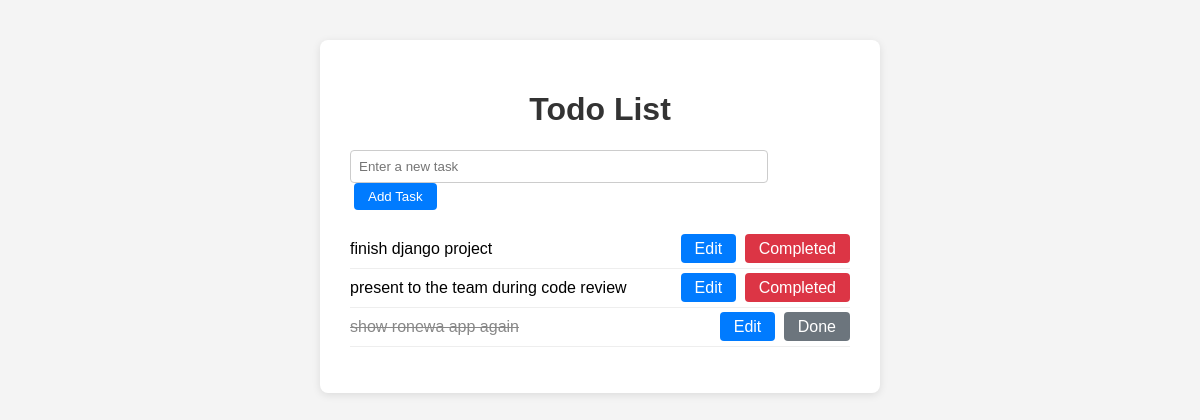
The app's page /, older data.
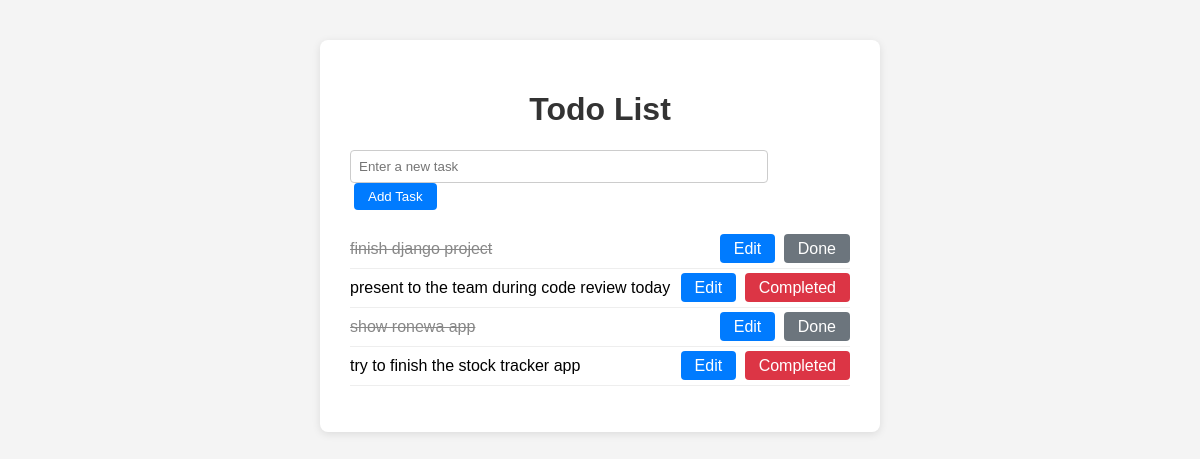
The same page, newer data.
### todos/models.py (models this page shows, shortened)
class Task(models.Model):
    title = models.CharField(max_length=255)
    completed = models.BooleanField(default=False)

### todos/views.py (the view)
# urls.py: path('', views.task_list, name='task_list'),
def task_list(request):
    tasks = Task.objects.all()  # removed .order_by('-created_at') since created_at no longer exists
    form = TaskForm()
    if request.method == 'POST':
        form = TaskForm(request.POST)
        if form.is_valid():
            form.save()
            return redirect('task_list')
    return render(request, 'todos/task_list.html', {'tasks': tasks, 'form': form})

### todos/forms.py
class TaskForm(forms.ModelForm):
    class Meta:
        model = Task
        fields = ['title']
        widgets = {
            'title': forms.TextInput(attrs={'class': 'form-control', 'placeholder': 'Enter a new task'}),
        }

### todos/templates/todos/task_list.html (shortened to what this page needs)
{% load static %}
<!DOCTYPE html>
<html lang="en">
<head>
    <link rel="stylesheet" href="{% static 'todos/style.css' %}">
</head>
<body>
    <div class="container">
        <h1>Todo List</h1>
        <form method="post">
            {{ form.title }}
            <button type="submit" class="btn">Add Task</button>
        </form>
        <ul class="task-list">
            {% for task in tasks %}
                <li class="task-item {% if task.completed %}completed{% endif %}">
                    <span>{{ task.title }}</span>
                    <span>
                        <a href="{% url 'task_update' task.pk %}" class="btn-edit">Edit</a>
                        {% if not task.completed %}
                        <a href="{% url 'task_completed' task.pk %}" class="btn-delete">Completed</a>
                        {% else %}
                        <span class="btn-cancel">Done</span>
                        {% endif %}
                    </span>
                </li>
            {% empty %}
                <li>No tasks yet.</li>
            {% endfor %}
        </ul>
    </div>
</body>
</html>

Row changes from the older to the newer data that the page shows:
changed Task "finish django project": completed "Completed" → "Done"
changed Task: title "present to the team during code review" → "present to the team during code review today"
changed Task: title "show ronewa app again" → "show ronewa app"
added Task: title "try to finish the stock tracker app", completed "Completed"
